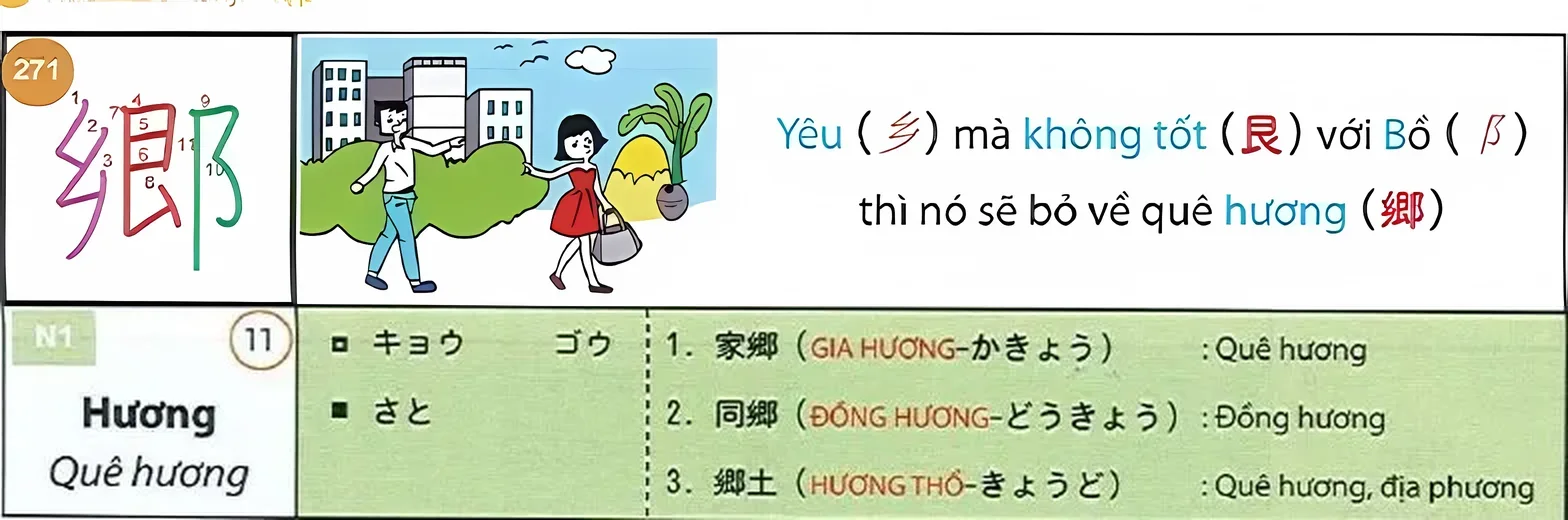
#> input picture docs/kanji-viewer/kanji_jlpt/N1/0271.webp, 1568 x 520 px, found by its file name
$ python -i redo_top.py   (imports and definitions only)
#> lines starting #> are read from the running program, lines starting #| are printed output that depends on the picture
### kanji_cards_ai/scripts/topcut.py
def top_cut(im):
    """Đường kẻ ngang dưới ô câu chuyện (bản scan: mảnh, hơi nghiêng -> xét cửa sổ 3 hàng)."""
    g = im.convert("L"); w, h = g.size; px = g.load()
    xs = range(int(w * .3), int(w * .98), 2)
    def score(y):
        return sum(1 for x in xs if min(px[x, y - 1], px[x, y], px[x, y + 1]) < 150) / len(xs)
    ys = range(int(h * .45), int(h * .75))
    y = max(ys, key=score)
    if score(y) > .6:
        return y - 1
    # dự phòng: chỗ nền đổi từ trắng (ô câu chuyện) sang màu (bảng bên dưới)
    def mean(yy):
        return sum(px[x, yy] for x in xs) / len(xs)
    m = {yy: mean(yy) for yy in range(int(h * .4), int(h * .8))}
    def drop(yy):
        return (m[yy - 4] + m[yy - 3] + m[yy - 2]) / 3 - (m[yy + 2] + m[yy + 3] + m[yy + 4]) / 3
    y2 = max(range(int(h * .45), int(h * .75)), key=drop)
    return (y2 - 2) if drop(y2) > 18 and m[y2 - 4] > 200 else None


# [30 lines left out: function story_box, not called in this run]

### kanji_cards_ai/scripts/redo_top.py
"""900 thẻ đã làm AI cả thẻ -> chỉ giữ AI ở nửa trên (chữ Hán + câu chuyện), nửa dưới phóng to thường."""
import glob, os, sys
from PIL import Image
from concurrent.futures import ProcessPoolExecutor
sys.path.insert(0, ".")
SRC = "/Users/kieuxuanthoai/Giai-Thich-Ngu-Phap-Tieng-Anh/docs/kanji-viewer"
from topcut import top_cut
def one(f):
    d, name = f.split("/")[-2], os.path.basename(f)
    orig = Image.open("%s/%s/%s" % (SRC, d, name)).convert("RGB"); w, h = orig.size
#> in one, orig is the input picture: PIL image 1568x520 RGB; mean R, G, B 211.4, 221.1, 202
#> after `w, h = orig.size`: w = 1568; h = 520
    y = top_cut(orig)
#> in top_cut, `g = im.convert('L')`:
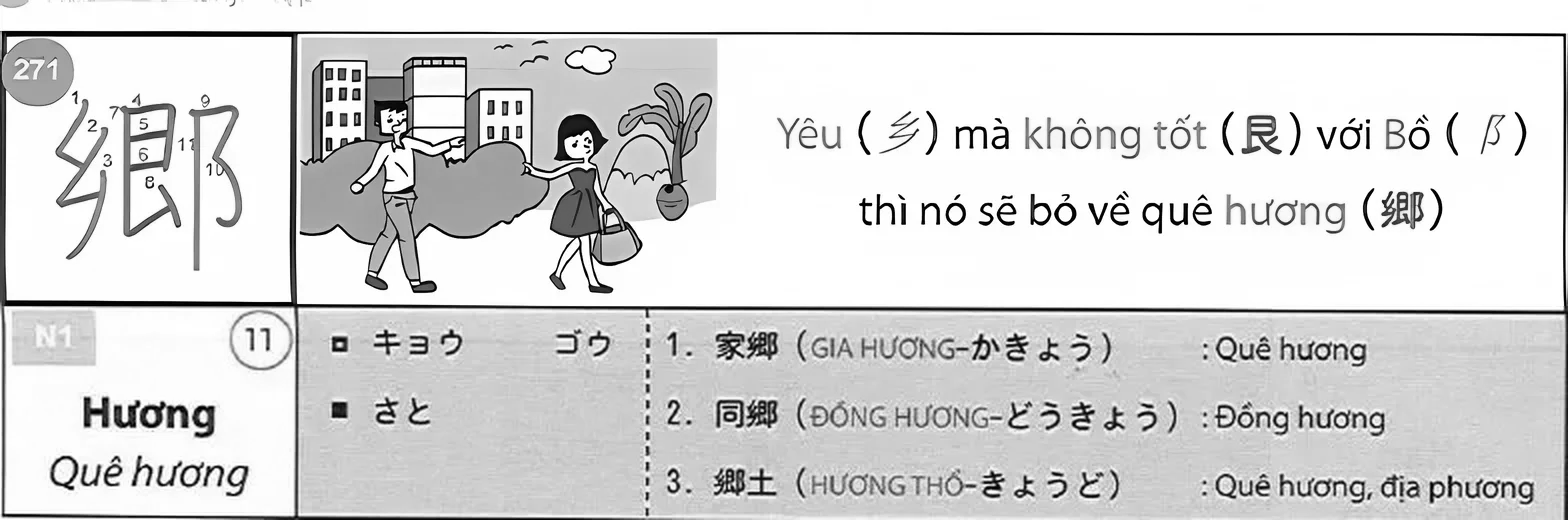
#> g: PIL image 1568x520 L; min 0, max 255, mean 216.1
#> in top_cut, `y = max(ys, key=score)`: y = 309
#> y = 308
    if not y:
        return "full"
    ai = Image.open(f).convert("RGB")
    if ai.size != (w * 2, h * 2):
        return "skip"
    full = orig.resize((w * 2, h * 2), Image.LANCZOS)
    full.paste(ai.crop((0, 0, w * 2, y * 2)), (0, 0))
    full.save(f + ".tmp", "WEBP", quality=84, method=4)
    os.replace(f + ".tmp", f)
    return "top"
# [5 lines not run here, left out]

>>> result = one('../../docs/kanji-viewer/kanji_jlpt/N1/0271.webp')

$ run again, on docs/kanji-viewer/kanji_jlpt/N2/0113.webp
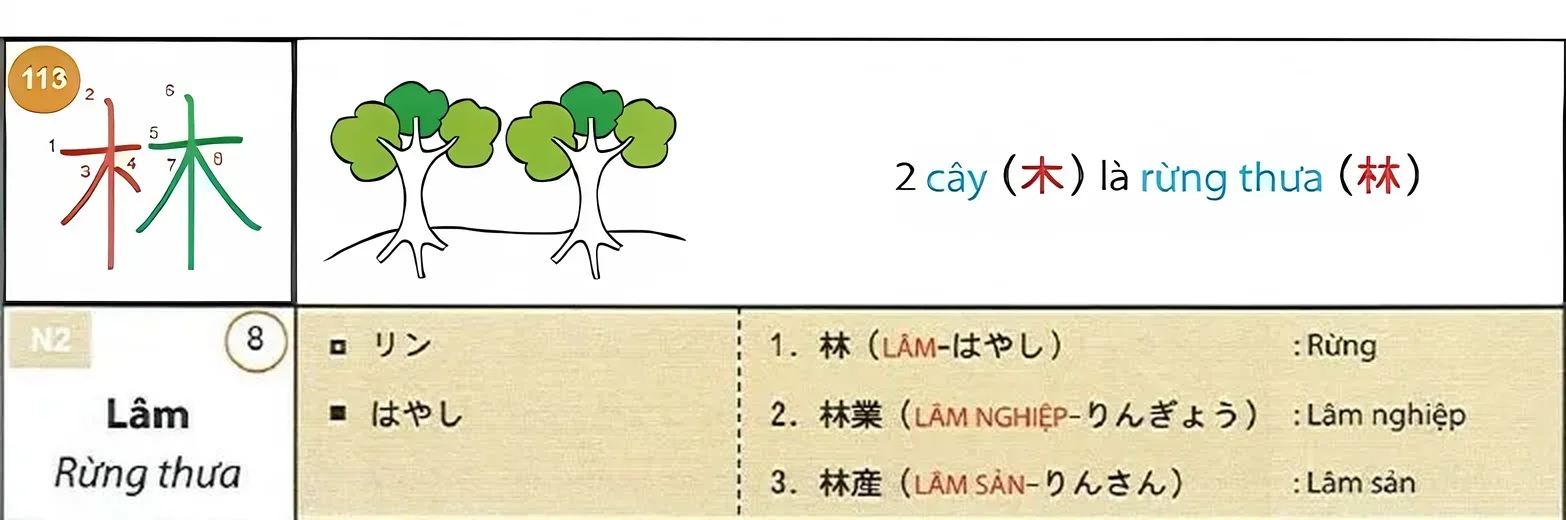
#> input picture docs/kanji-viewer/kanji_jlpt/N2/0113.webp, 1566 x 520 px, found by its file name
#> in one, orig is the input picture: PIL image 1566x520 RGB; mean R, G, B 232.6, 229.7, 213.2
#> in top_cut, `g = im.convert('L')`:
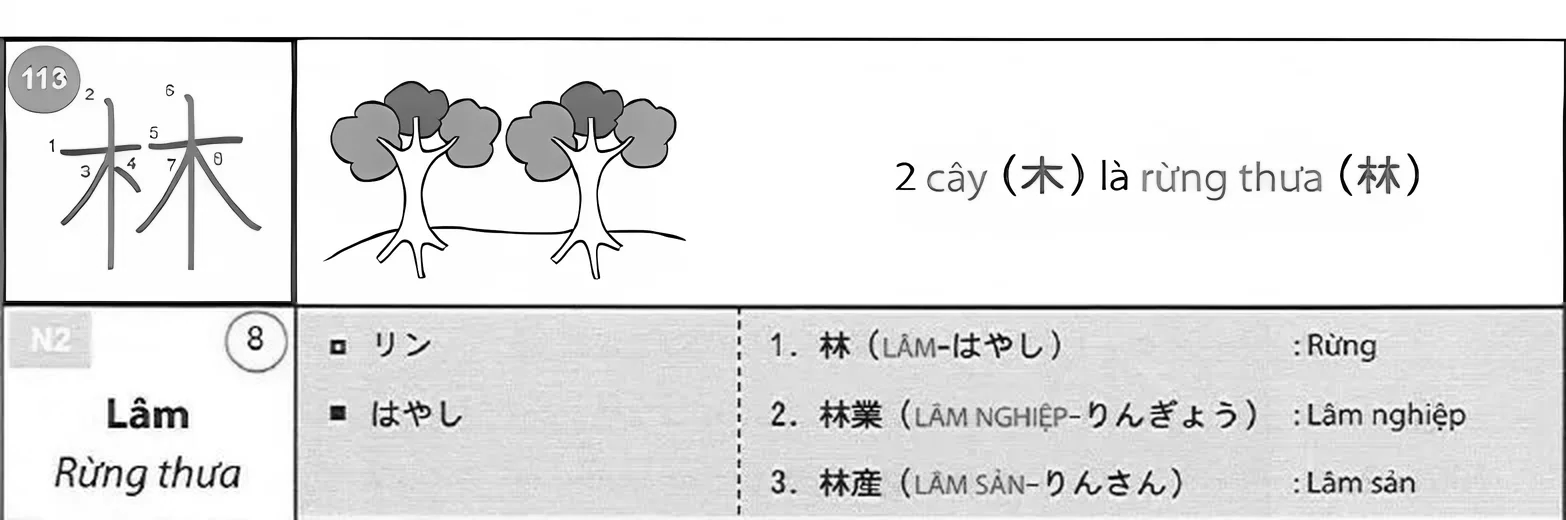
#> g: PIL image 1566x520 L; min 0, max 255, mean 228.7
#> in top_cut, `y = max(ys, key=score)`: y = 304
#> in one, `y = top_cut(orig)`: y = 303

$ run again, on docs/kanji-viewer/kanji_jlpt/N2/0157.webp
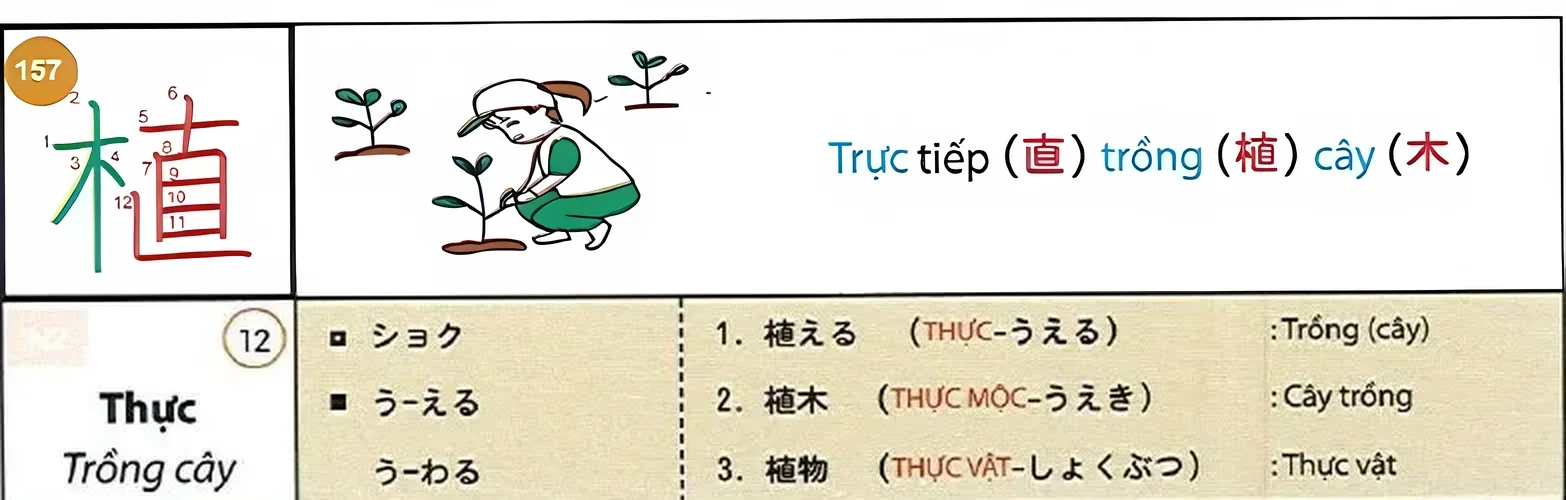
#> input picture docs/kanji-viewer/kanji_jlpt/N2/0157.webp, 1566 x 500 px, found by its file name
#> in one, orig is the input picture: PIL image 1566x500 RGB; mean R, G, B 230.2, 226.7, 215.2
#> in top_cut, `g = im.convert('L')`:
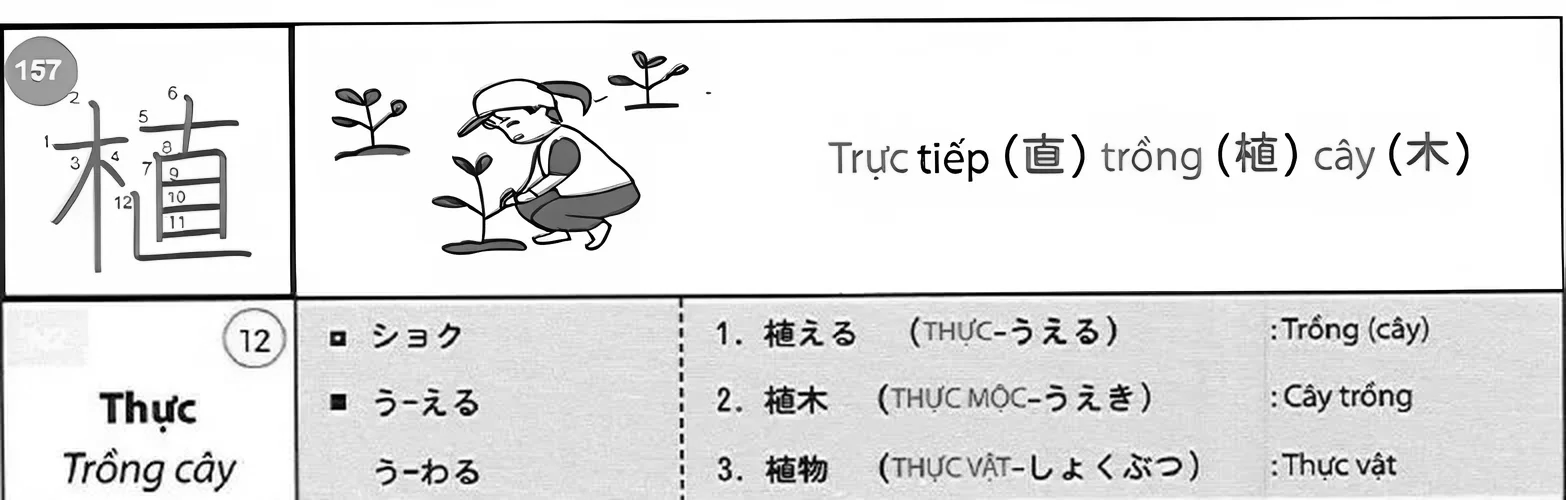
#> g: PIL image 1566x500 L; min 0, max 255, mean 226.4
#> in top_cut, `y = max(ys, key=score)`: y = 294
#> in one, `y = top_cut(orig)`: y = 293

$ run again, on docs/kanji-viewer/kanji_jlpt/N3/0040.webp
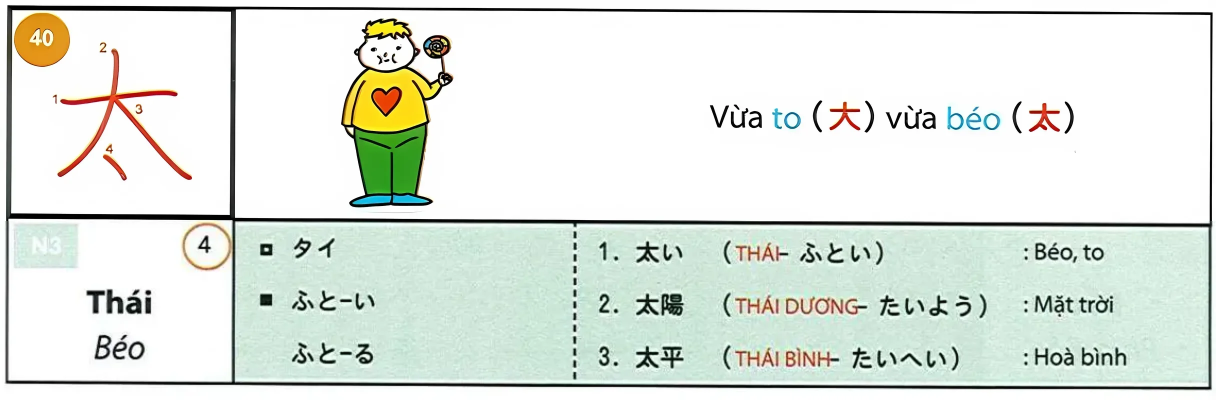
#> input picture docs/kanji-viewer/kanji_jlpt/N3/0040.webp, 2432 x 800 px, found by its file name (shown at 1/2 size)
#> in one, orig is the input picture: PIL image 2432x800 RGB; mean R, G, B 224.6, 231.1, 223.7
#> in top_cut, `g = im.convert('L')`:
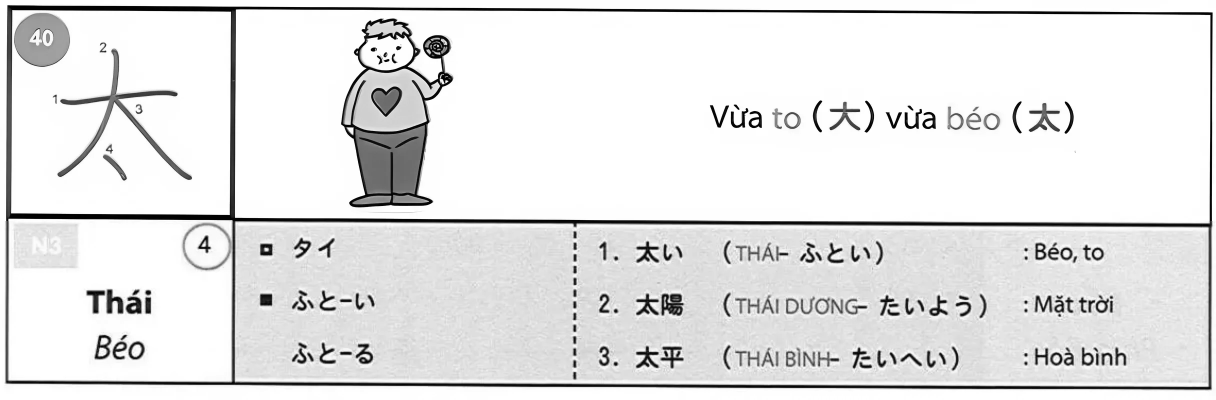
#> g: PIL image 2432x800 L (shown at 1/2 size); min 0, max 255, mean 228.3
#> in top_cut, `y = max(ys, key=score)`: y = 445
#> in one, `y = top_cut(orig)`: y = 444
